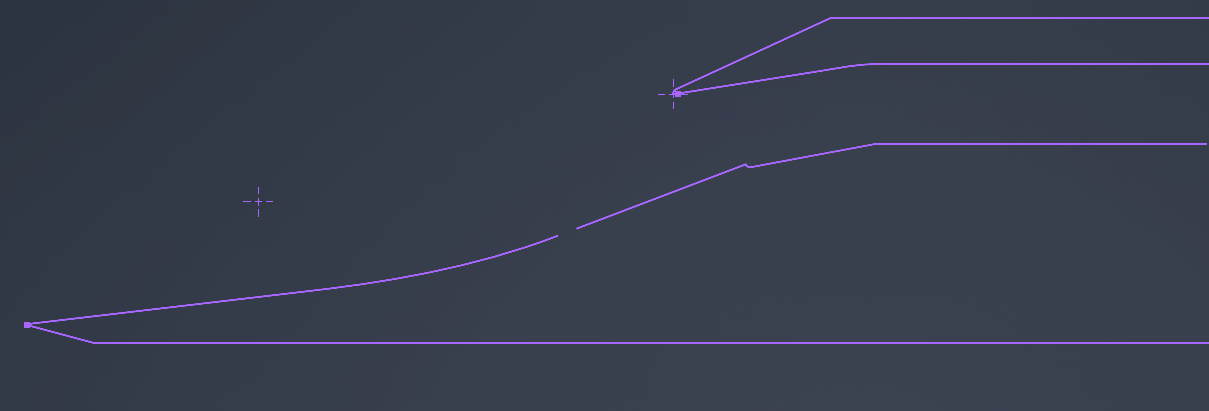
#> input picture data/Inventor.png, 1209 x 411 px, found by its file name
$ python MoC.py
#> lines starting #> are read from the running program, lines starting #| are printed output that depends on the picture
### utils/plots.py


import matplotlib.pyplot as plt
import numpy as np
from matplotlib.lines import Line2D
from matplotlib.colors import LogNorm

import matplotlib as mpl

def set_style():
    mpl.rcParams.update({
        # figure / saving
        "figure.dpi": 150,
        "savefig.dpi": 300,
        "savefig.bbox": "tight",
        "savefig.pad_inches": 0.02,
        "figure.facecolor": "white",

        # fonts: Computer Modern maths so axis labels match LaTeX in the thesis
        "font.family": "serif",
        "font.serif": ["DejaVu Serif"],
        "mathtext.fontset": "cm",
        "font.size": 10,
        "axes.titlesize": 11,
        "axes.labelsize": 10,
        "legend.fontsize": 9,
        "xtick.labelsize": 9,
        "ytick.labelsize": 9,

        # axes and ticks
        "axes.linewidth": 0.8,
        "axes.grid": False,
        "axes.titlelocation": "left",
        "xtick.direction": "in",
        "ytick.direction": "in",
        "xtick.top": True,
        "ytick.right": True,
        "xtick.minor.visible": True,
        "ytick.minor.visible": True,
        "xtick.major.size": 4,
        "ytick.major.size": 4,
        "xtick.minor.size": 2,
        "ytick.minor.size": 2,

        # lines / markers / legend
        "lines.linewidth": 1.2,
        "lines.markersize": 4,
        "legend.frameon": False,
    })


# [597 lines left out: functions plot_bz_x, spanwise_stretch_plot, plot_upper_lower, plot_curves, plot_poly_stretch, plot_stretching_functions and 13 more, not called in this run]

### MoC.py
#!/usr/bin/env python3
"""
FSU intake lower/upper wall construction from physics + a few fixed inputs.

    ramp 1 (theta0) -> focused isentropic turn (MoC, simple wave) -> ramp 2 (theta1)
    -> shoulder -> 9 deg facet -> isolator floor
    cowl lip -> 9 deg cowl -> isolator ceiling

solve_geometry() is the single source of truth; plotting and validation only read it.
"""
from pathlib import Path

import matplotlib
matplotlib.use("Agg")
import matplotlib.pyplot as plt
import matplotlib.image as mpimg
import numpy as np
from scipy.optimize import brentq, minimize_scalar

try:
    from utils.plots import set_style
    set_style()
except ImportError:
    pass

HERE = Path(__file__).resolve().parent

# ======================================================================
# Inputs
# ======================================================================
CFG = {
    "Minf": 3.0,
    "theta0": 6.67,                    # ramp 1 [deg]              (CAD)
    "theta1": 20.8,                    # ramp 2 [deg]              (CAD)
    "cowl_angle": 9.0,                 # cowl  [deg]               (spec)
    "facet_angle": 9.0,                # facet [deg]               (spec)
    "leading_edge": (0.0, 0.0992),     # ramp tangent point on r = 0.1 LE radius (CAD frame)
    "cowl_lip": (140.4, 50.0),         # specified
    "focus": (140.696, 49.696),        # MoC wave focus, least-squares fit to CAD (0.43 from lip)
    "shoulder_x": 156.1754,            # CAD spline end, full precision
    "ceiling": 56.44,                  # measured from sketch (CAD-anchored calibration), +-0.1
    # "floor": 39.12,                    # measured from sketch, +-0.1
    "floor": 39.10,                    # measured from sketch, +-0.1
    "iso_length": 90.0,                # measured from facet end (ASSUMPTION - check FSU paper)
}

# References the construction is validated against
REF = {
    "H_t": 17.34,                                   # FSU isolator height
    "cad_curve_end": (156.1754, 34.8450),          # CAD, full precision
    "digitised": {                                  # hand-digitised / sketch-measured
        "curve end": (155.7, 34.845),
        "cowl end": (181.06, 56.44),
        "facet end": (183.19, 39.05),
    },
    "cad_curve_csv": HERE / "zz_archive" / "spline_samples2.csv",   # full-precision CAD samples
}

TOL = {"angle": 0.01, "point": 0.10, "cad": 0.05, "H": 0.05, "focus": 1e-6}


# ======================================================================
# Gas dynamics
# ======================================================================
def pm_nu(M, g=1.4):
    """Prandtl-Meyer function nu(M), radians."""
    return (np.sqrt((g + 1) / (g - 1)) * np.arctan(np.sqrt((g - 1) / (g + 1) * (M**2 - 1)))
            - np.arctan(np.sqrt(M**2 - 1)))


def pm_M(nu, g=1.4):
    """Inverse Prandtl-Meyer: M from nu."""
    return brentq(lambda M: pm_nu(M, g) - nu, 1 + 1e-12, 50)


def theta_from_beta(M, beta, g=1.4):
    return np.arctan(2 / np.tan(beta) * (M**2 * np.sin(beta)**2 - 1)
                     / (M**2 * (g + np.cos(2 * beta)) + 2))


def beta_from_theta(M, theta, g=1.4, strong=False):
    """Shock angle for deflection theta (radians). Weak branch by default."""
    mu = np.arcsin(1 / M)
    res = minimize_scalar(lambda b: -theta_from_beta(M, b, g),
                          bounds=(mu, np.pi / 2), method="bounded")
    beta_max, theta_max = res.x, -res.fun
    if theta > theta_max:
        raise ValueError(f"detached: theta {np.degrees(theta):.2f} > theta_max {np.degrees(theta_max):.2f} deg")
    f = lambda b: theta_from_beta(M, b, g) - theta
    lo, hi = (beta_max, np.pi / 2) if strong else (mu + 1e-12, beta_max)
    return brentq(f, lo, hi)


def oblique_shock(M1, theta, g=1.4):
    """Post-shock state across a weak oblique shock. theta in radians."""
    beta = beta_from_theta(M1, theta, g)
    Mn1 = M1 * np.sin(beta)
    p = 1 + 2 * g / (g + 1) * (Mn1**2 - 1)
    r = (g + 1) * Mn1**2 / ((g - 1) * Mn1**2 + 2)
    Mn2 = np.sqrt((1 + 0.5 * (g - 1) * Mn1**2) / (g * Mn1**2 - 0.5 * (g - 1)))
    return {"beta": beta, "M2": Mn2 / np.sin(beta - theta), "p2_p1": p, "rho2_rho1": r, "T2_T1": p / r}


# ======================================================================
# Geometry
# ======================================================================
def intersect(p, a, q, b):
    """Point where line (p, angle a) meets line (q, angle b). Angles in radians."""
    A = np.array([[np.cos(a), -np.cos(b)], [np.sin(a), -np.sin(b)]])
    s = np.linalg.solve(A, np.subtract(q, p))[0]
    return np.asarray(p, float) + s * np.array([np.cos(a), np.sin(a)])


def ang(p, q):
    """Angle of segment p->q in degrees."""
    return np.degrees(np.arctan2(q[1] - p[1], q[0] - p[0]))


def focused_isentropic_wall(Minf, th0_deg, th1_deg, F, LE, n=4000):
    """Wall turning th0 -> th1 whose left-running Mach waves all pass through F."""
    th0, th1 = np.radians(th0_deg), np.radians(th1_deg)
    M2 = oblique_shock(Minf, th0)["M2"]
    nu2 = pm_nu(M2)
    th = np.linspace(th0, th1, n)
    M = np.array([pm_M(nu2 - (t - th0)) for t in th])     # compression: nu falls
    phi = th + np.arcsin(1 / M)                              # wave angle = theta + mu
    W = [intersect(LE, th0, F, phi[0])]
    for i in range(1, n):
        W.append(intersect(W[-1], 0.5 * (th[i - 1] + th[i]), F, phi[i]))
    return np.array(W), phi, M


def solve_geometry(cfg):
    """Everything derived from CFG. Returns dict G."""
    LE, lip, F = map(np.asarray, (cfg["leading_edge"], cfg["cowl_lip"], cfg["focus"]))
    th1 = np.radians(cfg["theta1"])
    tc, tf = np.tan(np.radians(cfg["cowl_angle"])), np.tan(np.radians(cfg["facet_angle"]))

    LE_shock = oblique_shock(cfg["Minf"], np.radians(cfg["theta0"]))
    W, phi, M = focused_isentropic_wall(cfg["Minf"], cfg["theta0"], cfg["theta1"], F, LE)

    xs = cfg["shoulder_x"]
    shoulder = np.array([xs, W[-1, 1] + np.tan(th1) * (xs - W[-1, 0])])
    ceiling, floor = cfg["ceiling"], cfg["floor"]
    cowl_end = np.array([lip[0] + (ceiling - lip[1]) / tc, ceiling])
    facet_end = np.array([shoulder[0] + (floor - shoulder[1]) / tf, floor])
    x_out = facet_end[0] + cfg["iso_length"]

    cowl_shock = oblique_shock(M[-1], th1 - np.radians(cfg["cowl_angle"]))
    cs_ang = cfg["theta1"] - np.degrees(cowl_shock["beta"])
    impinge = intersect(lip, np.radians(cs_ang), shoulder, np.radians(cfg["facet_angle"]))

    lower = np.vstack([LE, W, shoulder, facet_end, [x_out, floor]])
    upper = np.vstack([lip, cowl_end, [x_out, ceiling]])

    pts = {"leading edge": LE, "turn start": W[0], "turn end": W[-1], "shoulder": shoulder,
           "facet end": facet_end, "cowl lip": lip, "cowl end": cowl_end,
           "outlet floor": np.array([x_out, floor]), "outlet ceiling": np.array([x_out, ceiling]),
           "cowl shock impingement": impinge}

    return dict(W=W, phi=phi, M=M, F=F, LE_shock=LE_shock, cowl_shock=cowl_shock, cs_ang=cs_ang,
                ceiling=ceiling, floor=floor, x_out=x_out, lower=lower, upper=upper, pts=pts)


# ======================================================================
# Validation
# ======================================================================
def validate(G, cfg, ref, tol, out_path=None):
    P, W = G["pts"], G["W"]
    rows = []                                    # (group, check, value, target, diff, tol, unit)

    def add(group, name, val, target, t, unit):
        rows.append((group, name, val, target, val - target, t, unit))

    # --- angles: measured from the constructed points ---
    add("angle", "ramp 1 (LE -> turn start)",     ang(P["leading edge"], P["turn start"]), cfg["theta0"], tol["angle"], "deg")
    add("angle", "turn first segment",            ang(W[0], W[1]),                         cfg["theta0"], tol["angle"], "deg")
    add("angle", "turn last segment",             ang(W[-2], W[-1]),                       cfg["theta1"], tol["angle"], "deg")
    add("angle", "ramp 2 (turn end -> shoulder)", ang(P["turn end"], P["shoulder"]),       cfg["theta1"], tol["angle"], "deg")
    add("angle", "facet (shoulder -> facet end)", ang(P["shoulder"], P["facet end"]),      cfg["facet_angle"], tol["angle"], "deg")
    add("angle", "cowl (lip -> cowl end)",        ang(P["cowl lip"], P["cowl end"]),       cfg["cowl_angle"], tol["angle"], "deg")
    add("angle", "isolator floor",                ang(P["facet end"], P["outlet floor"]),  0.0, tol["angle"], "deg")
    add("angle", "isolator ceiling",              ang(P["cowl end"], P["outlet ceiling"]), 0.0, tol["angle"], "deg")

    # --- MoC self-consistency: every wave passes through F ---
    d = W - G["F"]
    miss = np.abs(d[:, 0] * np.sin(G["phi"]) - d[:, 1] * np.cos(G["phi"]))
    add("MoC", "max wave miss distance from focus", miss.max(), 0.0, tol["focus"], "")

    # --- constraints ---
    add("constraint", "isolator height H", G["ceiling"] - G["floor"], ref["H_t"], tol["H"], "")
    add("constraint", "shoulder vs CAD curve end (y)", P["shoulder"][1], ref["cad_curve_end"][1], tol["cad"], "")

    # --- MoC wall vs full-precision CAD curve ---
    cad = None
    if Path(ref["cad_curve_csv"]).exists():
        cad = np.loadtxt(ref["cad_curve_csv"], delimiter=",", skiprows=1)
        lw = G["lower"]
        r = cad[:, 1] - np.interp(cad[:, 0], lw[:, 0], lw[:, 1])
        add("CAD", "wall vs CAD curve, max |dy|", np.abs(r).max(), 0.0, tol["cad"], "")
        add("CAD", "wall vs CAD curve, rms dy", np.sqrt(np.mean(r**2)), 0.0, tol["cad"], "")
        G["cad_residual"] = (cad[:, 0], r)

    # --- corners vs digitised ---
    pt_rows = []
    for name, p_ref in ref["digitised"].items():
        key = "shoulder" if name == "curve end" else name
        p = P[key]
        dx, dy = p[0] - p_ref[0], p[1] - p_ref[1]
        pt_rows.append((name, p, p_ref, dx, dy, np.hypot(dx, dy)))

    # --- report ---
    lines = ["", "=" * 92, "GEOMETRY VALIDATION", "=" * 92,
             f"{'group':<11}{'check':<36}{'value':>11}{'target':>11}{'diff':>11}{'tol':>8}  ok",
             "-" * 92]
    n_fail = 0
    for g, name, val, tgt, diff, t, unit in rows:
        ok = abs(diff) <= t
        n_fail += not ok
        lines.append(f"{g:<11}{name:<36}{val:>11.4f}{tgt:>11.4f}{diff:>+11.4f}{t:>8.2g}  {'PASS' if ok else 'FAIL'}")

    lines += ["", f"{'corner':<12}{'constructed':>22}{'digitised':>22}{'dx':>9}{'dy':>9}{'|d|':>8}  ok",
              "-" * 92]
    for name, p, p_ref, dx, dy, dd in pt_rows:
        ok = dd <= tol["point"]
        n_fail += not ok
        lines.append(f"{name:<12}  ({p[0]:8.3f},{p[1]:8.3f})  ({p_ref[0]:8.3f},{p_ref[1]:8.3f})"
                     f"{dx:>+9.3f}{dy:>+9.3f}{dd:>8.3f}  {'PASS' if ok else 'FAIL'}")

    lines += ["", "derived (information)", "-" * 92]
    for name, p in P.items():
        lines.append(f"  {name:<24} ({p[0]:9.4f}, {p[1]:9.4f})")
    lines += [f"  focus offset from lip      {np.hypot(*(G['F'] - P['cowl lip'])):.4f}",
              f"  LE shock   beta {np.degrees(G['LE_shock']['beta']):.3f} deg, M2 {G['LE_shock']['M2']:.4f}",
              f"  turn       M {G['M'][0]:.4f} -> {G['M'][-1]:.4f}",
              f"  cowl shock beta {np.degrees(G['cowl_shock']['beta']):.3f} deg, M3 {G['cowl_shock']['M2']:.4f}",
              "", f"{n_fail} FAIL(s)", "=" * 92]
    report = "\n".join(lines)
    print(report)
    if out_path:
        Path(out_path).write_text(report + "\n")
    return n_fail == 0


def plot_cad_residual(G, fig_dir):
    if "cad_residual" not in G:
        return
    x, r = G["cad_residual"]
    fig, ax = plt.subplots(figsize=(8, 2.6))
    ax.plot(x, r, "k-", lw=0.8)
    ax.axhline(0, color="0.6", lw=0.5)
    for name in ("turn start", "turn end", "shoulder"):
        ax.axvline(G["pts"][name][0], color="tab:blue", lw=0.5, ls="--")
        ax.text(G["pts"][name][0], ax.get_ylim()[1], f" {name}", fontsize=7, va="top", color="tab:blue")
    ax.set_xlabel(r"$x$"); ax.set_ylabel(r"$y_{CAD} - y_{MoC}$")
    ax.set_title("Lower wall: CAD minus construction")
    fig.savefig(fig_dir / "validation_cad_residual.png", bbox_inches="tight")
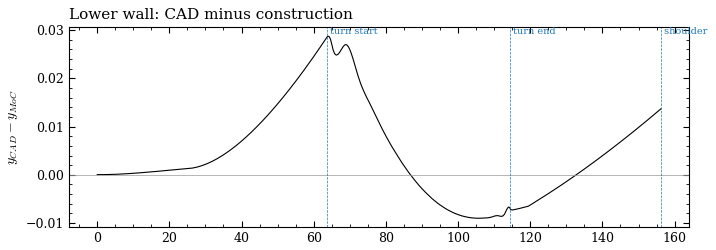
#> figure drawn by matplotlib, 1 panel; curve peaks at x = 63.98, y = 0.0287
    plt.close(fig)


# ======================================================================
# Plotting
# ======================================================================
CONSTRUCT = dict(color="0.6", lw=0.5, zorder=1)
WALL = dict(color="k", lw=0.7, zorder=3)
DIGITISED = dict(marker="s", ls="", ms=3, mfc="tab:blue", mec="none", zorder=5)
KNOWN = dict(marker="o", ls="", ms=3, mfc="tab:orange", mec="none", zorder=5)
CORNER = dict(marker="o", ls="", ms=2.5, color="k", mec="none", zorder=4)
LABEL_OFFSET = {"curve end": (5, -10), "cowl end": (5, 8), "facet end": (5, -10), "cowl lip": (5, 8)}


def line(ax, p, ang_deg, x1, **kw):
    xs = np.array([p[0], x1])
    ax.plot(xs, p[1] + np.tan(np.radians(ang_deg)) * (xs - p[0]), **kw)


def draw_construction(ax, G, cfg, ref):
    P, W, lip = G["pts"], G["W"], G["pts"]["cowl lip"]

    # construction (grey)
    line(ax, P["leading edge"], cfg["theta0"], 110, **CONSTRUCT)
    line(ax, P["turn end"], cfg["theta1"], 170, **CONSTRUCT)
    line(ax, lip, cfg["cowl_angle"], 200, **CONSTRUCT)
    line(ax, P["shoulder"], cfg["facet_angle"], 200, **CONSTRUCT)
    for i in range(0, len(W), 200):
        ax.plot([W[i, 0], G["F"][0]], [W[i, 1], G["F"][1]], **CONSTRUCT)
    ax.axhline(0.0, **CONSTRUCT); ax.axvline(0.0, **CONSTRUCT)

    # walls
    ax.plot(G["lower"][:, 0], G["lower"][:, 1], **WALL, label="wall (construction)")
    ax.plot(G["upper"][:, 0], G["upper"][:, 1], **WALL)
    ax.plot([G["x_out"]] * 2, [G["floor"], G["ceiling"]], **CONSTRUCT)
    for name in ("turn start", "turn end", "shoulder", "facet end", "cowl end"):
        ax.plot(*P[name], **CORNER)
    ax.plot(*G["F"], "+", color="k", ms=5, mew=0.6, zorder=4)

    # shocks
    LS, CS = G["LE_shock"], G["cowl_shock"]
    line(ax, P["leading edge"], np.degrees(LS["beta"]), lip[0], color="tab:red", lw=0.8,
         label=rf"LE shock $\beta$ = {np.degrees(LS['beta']):.2f}°, $M_2$ = {LS['M2']:.3f}")
    imp = P["cowl shock impingement"]
    ax.plot([lip[0], imp[0]], [lip[1], imp[1]], color="tab:red", lw=0.8, ls="--",
            label=rf"cowl shock $\beta$ = {np.degrees(CS['beta']):.1f}°, $M_3$ = {CS['M2']:.3f}")
    ax.plot(*imp, "o", color="tab:red", ms=2.5, mec="none", zorder=5)

    # reference points
    for name, p in ref["digitised"].items():
        ax.plot(*p, **DIGITISED)
        ax.annotate(name, p, textcoords="offset points", xytext=LABEL_OFFSET.get(name, (5, -10)), fontsize=8)
    ax.plot([], [], **DIGITISED, label="digitised")
    for name in ("leading edge", "cowl lip"):
        ax.plot(*P[name], **KNOWN)
        ax.annotate(name, P[name], textcoords="offset points", xytext=LABEL_OFFSET.get(name, (5, -10)), fontsize=8)
    ax.plot([], [], **KNOWN, label="known")

    # isolator height
    xo = G["x_out"]
    ax.annotate("", xy=(xo, G["ceiling"]), xytext=(xo, G["floor"]),
                arrowprops=dict(arrowstyle="<->", color="0.3", lw=0.8, shrinkA=0, shrinkB=0))
    ax.text(xo + 2, 0.5 * (G["ceiling"] + G["floor"]), rf"$H$ = {G['ceiling'] - G['floor']:.2f}",
            va="center", ha="left", fontsize=8, color="0.3")


def plot_MoC(G, cfg, ref, fig_dir):
    fig, ax = plt.subplots(figsize=(10, 4))
    draw_construction(ax, G, cfg, ref)
    ax.set_aspect("equal")
    ax.set_xlim(-10, G["x_out"] + 25); ax.set_ylim(-10, 70)
    ax.set_xlabel(r"$x$"); ax.set_ylabel(r"$y$")
    ax.set_title(rf"Intake construction, $M_\infty$ = {cfg['Minf']}")
    ax.legend(loc="upper left", fontsize=7)
    fig.savefig(fig_dir / "MoC.png")
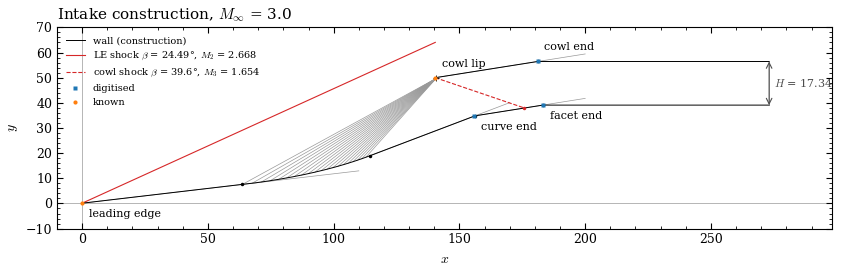
#> figure drawn by matplotlib, 1 panel
    plt.close(fig)


def image_extent(img, px1, xy1, px2, xy2):
    """Map pixel centres (col, row) to physical coords from two reference points."""
    (u1, v1), (u2, v2) = px1, px2
    (X1, Y1), (X2, Y2) = xy1, xy2
    sx, sy = (X2 - X1) / (u2 - u1), (Y2 - Y1) / (v2 - v1)
    h, w = img.shape[:2]
    left, top = X1 - sx * u1, Y1 - sy * v1
    return [left, left + sx * w, top + sy * h, top], (sx, sy)


def plot_overlay_zooms(img, extent, G, cfg, ref, fig_dir):
    zooms = {
        "full": dict(xlim=(-10, G["x_out"] + 25), ylim=(-10, 70)),
        "ramp / spline join": dict(xlim=(100, 128), ylim=(12, 28)),
        "shoulder / throat": dict(xlim=(135, 192), ylim=(30, 60)),
    }
    fig = plt.figure(figsize=(10, 7))
    gs = fig.add_gridspec(2, 2, height_ratios=[1, 1.2])
    axes = [fig.add_subplot(gs[0, :]), fig.add_subplot(gs[1, 0]), fig.add_subplot(gs[1, 1])]
    for ax, (title, lim) in zip(axes, zooms.items()):
        ax.imshow(img, extent=extent, origin="upper", alpha=0.35, zorder=0)
        draw_construction(ax, G, cfg, ref)
        ax.set_xlim(*lim["xlim"]); ax.set_ylim(*lim["ylim"])
        ax.set_aspect("equal")
        ax.set_title(title, fontsize=9)
    axes[0].legend(loc="upper left", fontsize=6)
    for ax in axes[1:]:
        x0, x1 = ax.get_xlim(); y0, y1 = ax.get_ylim()
        axes[0].add_patch(plt.Rectangle((x0, y0), x1 - x0, y1 - y0, fill=False, ec="tab:blue", lw=0.8, zorder=6))
    fig.savefig(fig_dir / "overlay_zoom.png")
    plt.close(fig)


# ======================================================================
# Export (consumed by mesh.py)
# ======================================================================
def export_geometry(G, cfg, validated, out_dir):
    """
    geometry.json : inputs, named points, scalars, validation flag  (human-readable)
    walls.npz     : dense wall polylines (lower, upper) + MoC turn data
    """
    import json, hashlib, datetime
    out_dir = Path(out_dir); out_dir.mkdir(parents=True, exist_ok=True)

    np.savez(out_dir / "walls.npz", lower=G["lower"], upper=G["upper"],
             W=G["W"], M=G["M"], phi=G["phi"], focus=G["F"])
    walls_hash = hashlib.sha256((out_dir / "walls.npz").read_bytes()).hexdigest()[:16]

    doc = {
        "generated": datetime.datetime.now().isoformat(timespec="seconds"),
        "validated": bool(validated),
        "walls_npz_sha256": walls_hash,
        "config": {k: (list(v) if isinstance(v, tuple) else v) for k, v in cfg.items()},
        "points": {k: [float(v[0]), float(v[1])] for k, v in G["pts"].items()},
        "scalars": {"ceiling": float(G["ceiling"]), "floor": float(G["floor"]),
                    "x_out": float(G["x_out"]), "lip_y": float(G["pts"]["cowl lip"][1]),
                    "focus": [float(G["F"][0]), float(G["F"][1])]},
    }
    (out_dir / "geometry.json").write_text(json.dumps(doc, indent=2))
    print(f"geometry exported -> {out_dir}  (validated={validated}, walls sha {walls_hash})")


# ======================================================================
if __name__ == "__main__":
    fig_dir = HERE / "figs"
    fig_dir.mkdir(exist_ok=True)

    G = solve_geometry(CFG)
    ok = validate(G, CFG, REF, TOL, out_path=fig_dir / "validation.txt")
    export_geometry(G, CFG, ok, HERE / "geometry")
    plot_cad_residual(G, fig_dir)
    plot_MoC(G, CFG, REF, fig_dir)

    img_path = HERE / "utils" / "Inventor.png"
    if img_path.exists():
        img = mpimg.imread(img_path)
#> img is the input picture: shape (411, 1209, 4) float32; mean R, G, B, A 0.216, 0.241, 0.303, 1
        # pixel centres; physical points include the +0.492/+0.054 offset fitted to the CAD ramp
        extent, _ = image_extent(img, (27.5, 324.5), (0.492, 0.054), (676.5, 93.5), (140.892, 50.054))
#> extent = [-5.46, 256.1, -18.67, 70.29]
        plot_overlay_zooms(img, extent, G, CFG, REF, fig_dir)
#> in plot_overlay_zooms, `fig.savefig(fig_dir / "overlay_zoom.png")`:
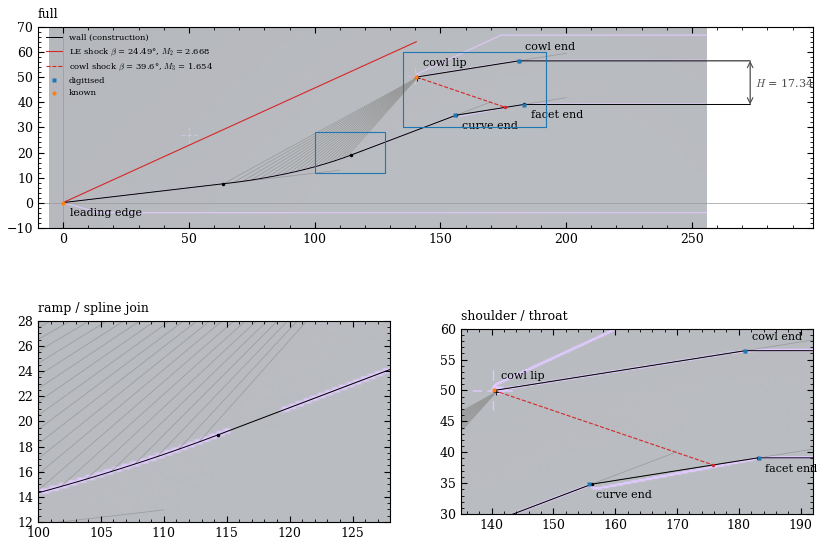
#> figure drawn by matplotlib, 3 panels
